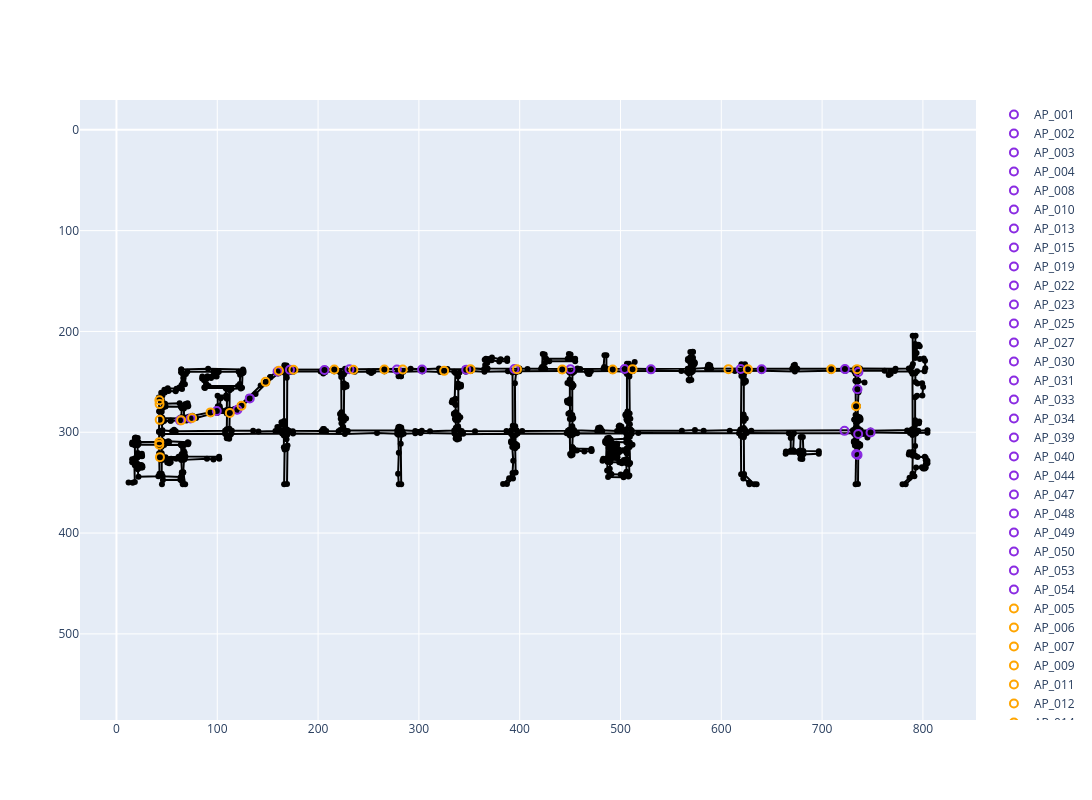

Notebook source saved alongside this figure:
### Code cell
fig = go.Figure()


for idx in traj['curve_id'].unique():
    subset = traj.loc[traj['curve_id'] == idx]
    fig.add_trace(
        go.Scatter(
            x = subset['x_pdf_pt'],
            y = subset['y_pdf_pt'],
            mode='markers + lines',
            marker=dict({"color" : "black"}),
            showlegend=False
        ),
    )

violet_aps = aps[aps['type'] == 'violet']
for ap_id in violet_aps['id'].unique():
    subset = violet_aps.loc[violet_aps['id'] == ap_id]
    fig.add_trace(
        go.Scatter(
            x = subset['x_pdf_pt'],
            y = subset['y_pdf_pt'],
            mode='markers',
            marker=dict(
                size=8,
                color='rgba(0, 0, 0, 0)',
                line=dict(
                    color='blueviolet',
                    width=2
                )),
            name=str(ap_id)
        ),

    )

orange_aps = aps[aps['type'] == 'orange']
for ap_id in orange_aps['id'].unique():
    subset = orange_aps.loc[orange_aps['id'] == ap_id]
    fig.add_trace(
        go.Scatter(
            x = subset['x_pdf_pt'],
            y = subset['y_pdf_pt'],
            mode='markers',
            marker=dict(
                size=8,
                color='rgba(0, 0, 0, 0)',
                line=dict(
                    color='orange',
                    width=2
                )),
            name=str(ap_id)
        ),

    )

fig.update_layout(
    yaxis=dict(
        autorange='reversed',
        scaleanchor='x',  # Locks the y-scale to the x-scale
        scaleratio=1      # Sets the aspect ratio to 1:1
    )
)
fig.update_layout(width=1500, height=800)
fig.show()
